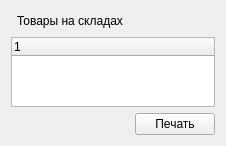
                     <widget class="QWidget" name="scrollAreaWidgetContents_6">
                      <property name="geometry">
                       <rect>
                        <x>0</x>
                        <y>0</y>
                        <width>214</width>
                        <height>141</height>
                       </rect>
                      </property>
                      <layout class="QGridLayout" name="gridLayout_48">
                       <item row="0" column="2" colspan="2">
                        <spacer name="horizontalSpacer_50">
                         <property name="orientation">
                          <enum>Qt::Horizontal</enum>
                         </property>
                         <property name="sizeHint" stdset="0">
                          <size>
                           <width>198</width>
                           <height>20</height>
                          </size>
                         </property>
                        </spacer>
                       </item>
                       <item row="2" column="3">
                        <widget class="QPushButton" name="pushButton_StorageReportPrint">
                         <property name="sizePolicy">
                          <sizepolicy hsizetype="Maximum" vsizetype="Fixed">
                           <horstretch>0</horstretch>
                           <verstretch>0</verstretch>
                          </sizepolicy>
                         </property>
                         <property name="text">
                          <string>Печать</string>
                         </property>
                        </widget>
                       </item>
                       <item row="0" column="1">
                        <widget class="QLabel" name="label_5">
                         <property name="text">
                          <string>Товары на складах</string>
                         </property>
                        </widget>
                       </item>
                       <item row="0" column="0">
                        <spacer name="horizontalSpacer_49">
                         <property name="orientation">
                          <enum>Qt::Horizontal</enum>
                         </property>
                         <property name="sizeHint" stdset="0">
                          <size>
                           <width>181</width>
                           <height>20</height>
                          </size>
                         </property>
                        </spacer>
                       </item>
                       <item row="1" column="0" colspan="4">
                        <widget class="QTreeWidget" name="treeWidget_StoragesReport">
                         <column>
                          <property name="text">
                           <string notr="true">1</string>
                          </property>
                         </column>
                        </widget>
                       </item>
                      </layout>
                     </widget>
